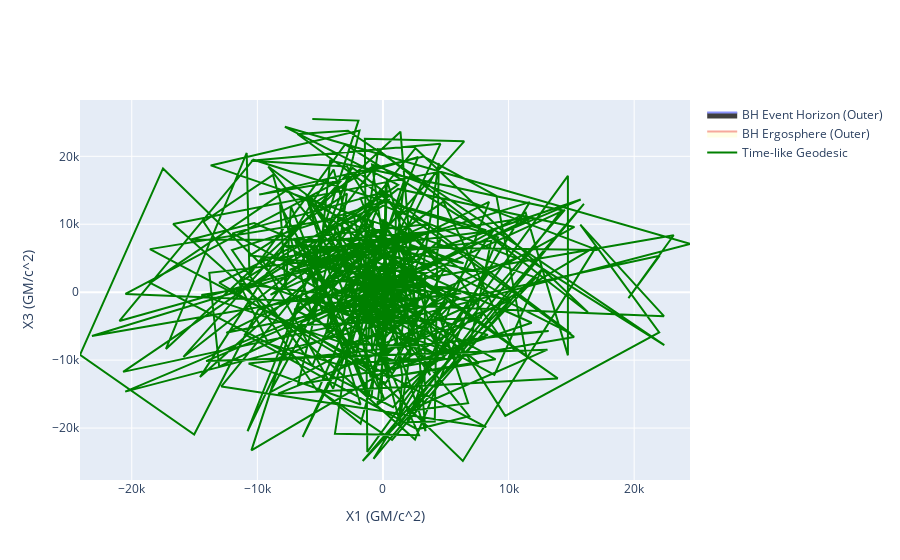

Notebook source saved alongside this figure:
### Code cell
gpl.clear() # Clear previous plot
gpl.plot2D( geod , coordinates = (1 , 3 ) , color = " green " )
gpl.show()
